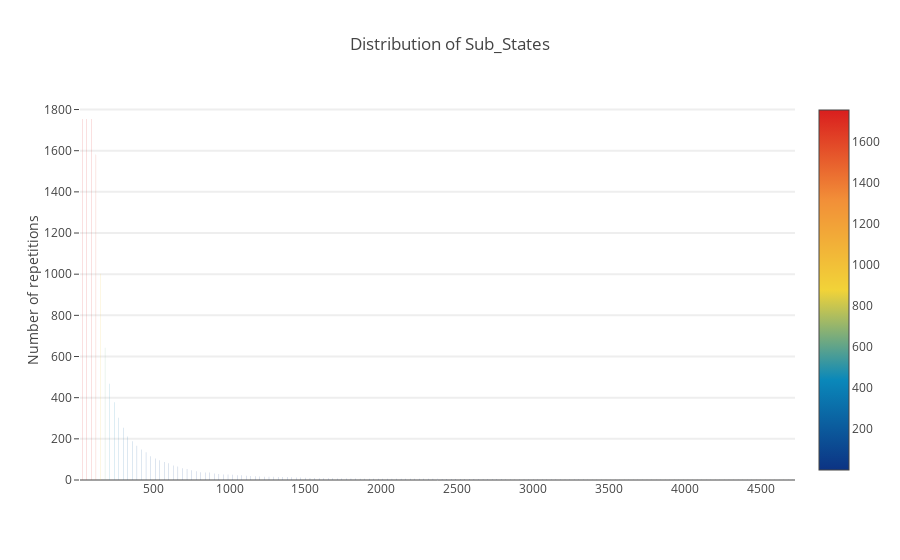

The notebook cell this image was saved under:
### Code cell
best_sub_states(zeros)

### Figure 1 — Plotly figure (JSON) as saved in the notebook; plotly's stock layout.template omitted (floating-point values rounded to 4 significant figures; data arrays with more than 128 entries replaced by an {"elided": "..."} marker saying what was removed)
{"data": [{"marker": {"color": {"elided": "157 int values"}, "colorscale": "Portland", "reversescale": false, "showscale": true}, "opacity": 0.6, "type": "bar", "width": 1.5, "x": {"elided": "157 int values"}, "y": {"elided": "157 int values"}}], "layout": {"autosize": true, "hovermode": "closest", "showlegend": false, "title": "Distribution of Sub_States", "yaxis": {"gridwidth": 2, "ticklen": 5, "title": "Number of repetitions"}}}
